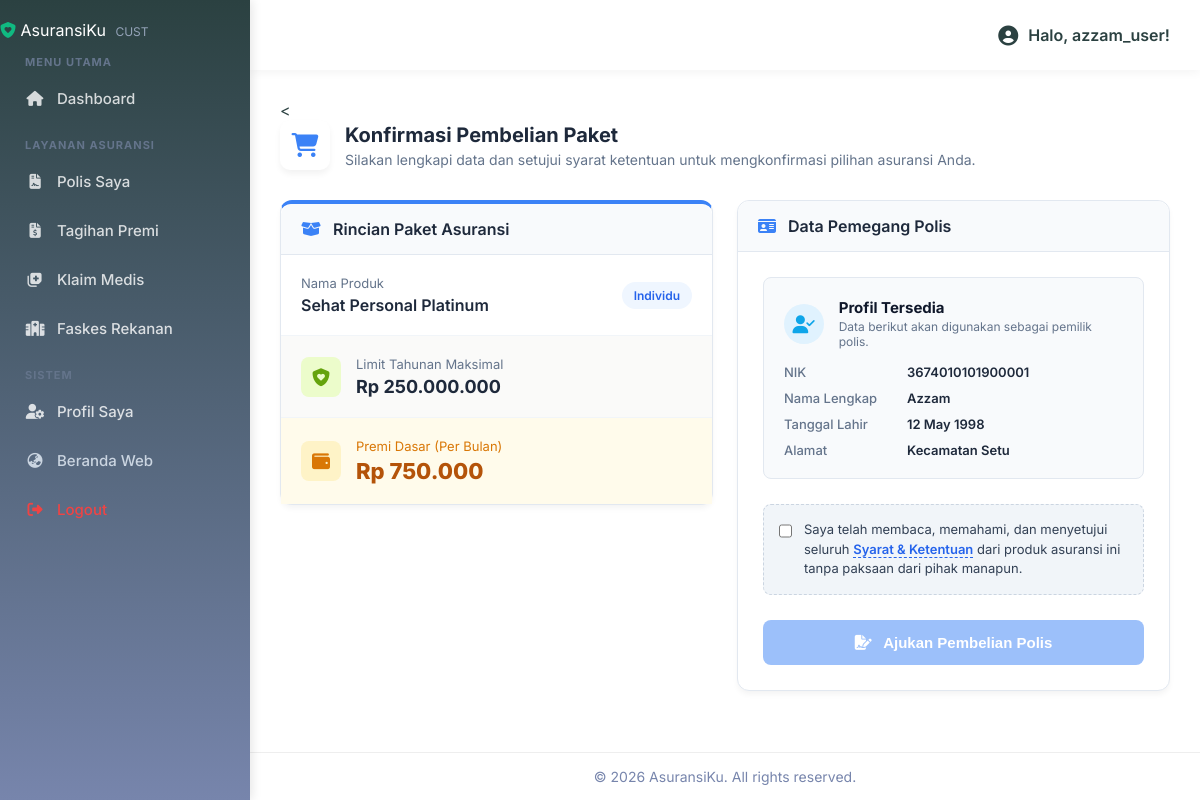
The page /customer/konfirmasi_paket.php?id_produk=1 (signed in) on the database its author committed.
### tables this page shows
CREATE TABLE produk_asuransi (
    id_produk INT AUTO_INCREMENT PRIMARY KEY,
    kode_produk VARCHAR(20) UNIQUE NOT NULL,
    nama_produk VARCHAR(100) NOT NULL,
    jenis_kategori ENUM('Individu', 'Keluarga', 'Kumpulan/Perusahaan') NOT NULL,
    limit_tahunan DECIMAL(15,2) NOT NULL,
    premi_dasar DECIMAL(10,2) NOT NULL,
    created_at TIMESTAMP DEFAULT CURRENT_TIMESTAMP
);

CREATE TABLE users (
    id_user INT AUTO_INCREMENT PRIMARY KEY,
    username VARCHAR(50) UNIQUE NOT NULL,
    password VARCHAR(255) NOT NULL,  
    email VARCHAR(100) UNIQUE,
    no_telp VARCHAR(20),
    role ENUM('Admin', 'Agen', 'Customer') NOT NULL,
    id_agen INT NULL,        
    id_pemegang INT NULL,    
    status_akun ENUM('Aktif', 'Blokir') DEFAULT 'Aktif',
    last_login DATETIME NULL,
    created_at TIMESTAMP DEFAULT CURRENT_TIMESTAMP,
    FOREIGN KEY (id_agen) REFERENCES agen(id_agen) ON DELETE CASCADE,
    FOREIGN KEY (id_pemegang) REFERENCES pemegang_polis(id_pemegang) ON DELETE CASCADE
);

CREATE TABLE pemegang_polis (
    id_pemegang INT AUTO_INCREMENT PRIMARY KEY,
    id_agen INT NULL,
    nik VARCHAR(16) UNIQUE NOT NULL,
    nama_lengkap VARCHAR(150) NOT NULL,
    tanggal_lahir DATE NOT NULL,
    jenis_kelamin ENUM('L', 'P') NOT NULL,
    pekerjaan VARCHAR(100),
    alamat TEXT NOT NULL,
    no_telepon VARCHAR(20),
    email VARCHAR(100) UNIQUE,
    created_at TIMESTAMP DEFAULT CURRENT_TIMESTAMP,
    FOREIGN KEY (id_agen) REFERENCES agen(id_agen) ON DELETE SET NULL
);

### customer/konfirmasi_paket.php (the view, shortened to what this page needs)
<?php
    require_once "../layouts/customer/header.php";
    $id_produk = intval($_GET['id_produk']);
    $stmt = $conn->prepare("SELECT * FROM produk_asuransi WHERE id_produk = ?");
    $stmt->execute([$id_produk]);
    $produk = $stmt->fetch();
    $id_user = $_SESSION['id_user'];
    $stmt = $conn->prepare("SELECT u.*, p.nik, p.nama_lengkap, p.tanggal_lahir, p.jenis_kelamin, p.pekerjaan, p.alamat
                            FROM users u
                            LEFT JOIN pemegang_polis p ON u.id_pemegang = p.id_pemegang
                            WHERE u.id_user = ?");
    $stmt->execute([$id_user]);
    $user_data = $stmt->fetch();
    $is_new_pemegang = empty($user_data['id_pemegang']);
?>
<<div class="app-page-title" style="margin-bottom: 30px;">
    <div class="page-title-wrapper" style="display: flex; align-items: center; gap: 15px;">
        <div class="page-title-icon" style="background: white; padding: 15px; border-radius: 10px; box-shadow: 0 4px 6px rgba(0,0,0,0.05); color: #3b82f6; font-size: 24px; display: flex; justify-content: center; align-items: center; width: 50px; height: 50px;">
            <i class="fa-solid fa-cart-shopping"></i>
        </div>
        <div>
            <h2 style="margin: 0; font-size: 20px; color: #1e293b; font-weight: 700;">Konfirmasi Pembelian Paket</h2>
            <div style="color: #64748b; font-size: 14px; margin-top: 4px;">Silakan lengkapi data dan setujui syarat ketentuan untuk mengkonfirmasi pilihan asuransi Anda.</div>
        </div>
    </div>
</div>
<div style="display: grid; grid-template-columns: repeat(auto-fit, minmax(300px, 1fr)); gap: 24px; align-items: start;">
    <div class="admin-card animate-fade-in-up" style="border-top: 4px solid #3b82f6;">
        <div class="admin-card-header" style="background: #f8fafc; border-bottom: 1px solid #e2e8f0; padding: 15px 20px;">
            <h3 style="margin: 0; font-size: 16px; color: #1e293b;"><i class="fa-solid fa-box-open" style="color: #3b82f6; margin-right: 8px;"></i> Rincian Paket Asuransi</h3>
        </div>
        <div class="admin-card-body" style="padding: 0;">
            <div style="padding: 20px; border-bottom: 1px solid #f1f5f9; display: flex; justify-content: space-between; align-items: center;">
                <div>
                    <div style="font-size: 13px; color: #64748b; margin-bottom: 4px;">Nama Produk</div>
                    <div style="font-size: 16px; font-weight: 600; color: #1e293b;"><?php echo htmlspecialchars($produk['nama_produk']); ?></div>
                </div>
                <div style="background: #eff6ff; color: #2563eb; padding: 6px 12px; border-radius: 20px; font-size: 12px; font-weight: 600;">
                    <?php echo htmlspecialchars($produk['jenis_kategori']); ?>
                </div>
            </div>
            <div style="padding: 20px; border-bottom: 1px solid #f1f5f9; background: #fafaf9;">
                <div style="display: flex; align-items: center; gap: 15px;">
                    <div style="width: 40px; height: 40px; border-radius: 8px; background: #ecfccb; color: #65a30d; display: flex; align-items: center; justify-content: center; font-size: 18px;">
                        <i class="fa-solid fa-shield-heart"></i>
                    </div>
                    <div>
                        <div style="font-size: 13px; color: #64748b; margin-bottom: 4px;">Limit Tahunan Maksimal</div>
                        <div style="font-size: 18px; font-weight: 700; color: #1e293b;">Rp <?php echo number_format($produk['limit_tahunan'], 0, ',', '.'); ?></div>
                    </div>
                </div>
            </div>
            <div style="padding: 20px; background: #fffbeb;">
                <div style="display: flex; align-items: center; gap: 15px;">
                    <div style="width: 40px; height: 40px; border-radius: 8px; background: #fef3c7; color: #d97706; display: flex; align-items: center; justify-content: center; font-size: 18px;">
                        <i class="fa-solid fa-wallet"></i>
                    </div>
                    <div>
                        <div style="font-size: 13px; color: #d97706; margin-bottom: 4px;">Premi Dasar (Per Bulan)</div>
                        <div style="font-size: 22px; font-weight: 800; color: #b45309;">Rp <?php echo number_format($produk['premi_dasar'], 0, ',', '.'); ?></div>
                    </div>
                </div>
            </div>
        </div>
    </div>
    <div class="admin-card animate-fade-in-up delay-2">
        <div class="admin-card-header" style="background: #f8fafc; border-bottom: 1px solid #e2e8f0; padding: 15px 20px;">
            <h3 style="margin: 0; font-size: 16px; color: #1e293b;"><i class="fa-solid fa-id-card" style="color: #3b82f6; margin-right: 8px;"></i> Data Pemegang Polis</h3>
        </div>
        <div class="admin-card-body" style="padding: 25px;">
            <form id="formKonfirmasi" action="proses_beli.php" method="POST">
                <?php if($is_new_pemegang): ?>
                    <div style="background: #eff6ff; border-left: 4px solid #3b82f6; padding: 15px; border-radius: 0 8px 8px 0; margin-bottom: 25px;">
                        <h4 style="margin: 0 0 5px 0; color: #1e3a8a; font-size: 14px;"><i class="fa-solid fa-circle-info" style="margin-right: 5px;"></i> Lengkapi Profil Anda</h4>
                        <p style="margin: 0; color: #1e40af; font-size: 13px;">Anda belum mendaftarkan profil pemegang polis. Data ini akan digunakan sebagai dasar kepemilikan polis asuransi Anda seterusnya.</p>
                    </div>
                    <div style="display: grid; grid-template-columns: 1fr 1fr; gap: 15px;">
                        <div class="input-group" style="grid-column: span 2;">
                            <label style="display: block; font-size: 13px; font-weight: 600; color: #475569; margin-bottom: 6px;">NIK (16 Digit) *</label>
                            <input type="text" name="nik" required minlength="16" maxlength="16" pattern="\d{16}" placeholder="Masukkan NIK Sesuai KTP" style="width: 100%; padding: 10px 12px; border: 1px solid #cbd5e1; border-radius: 6px; font-family: inherit; font-size: 14px;">
                        </div>
                        <div class="input-group" style="grid-column: span 2;">
                            <label style="display: block; font-size: 13px; font-weight: 600; color: #475569; margin-bottom: 6px;">Nama Lengkap (Sesuai KTP) *</label>
                            <input type="text" name="nama_lengkap" required placeholder="Nama Lengkap Pemegang Polis" style="width: 100%; padding: 10px 12px; border: 1px solid #cbd5e1; border-radius: 6px; font-family: inherit; font-size: 14px;">
                        </div>
                        <div class="input-group">
                            <label style="display: block; font-size: 13px; font-weight: 600; color: #475569; margin-bottom: 6px;">Tanggal Lahir *</label>
                            <input type="date" name="tanggal_lahir" required style="width: 100%; padding: 10px 12px; border: 1px solid #cbd5e1; border-radius: 6px; font-family: inherit; font-size: 14px;">
                        </div>
                        <div class="input-group">
                            <label style="display: block; font-size: 13px; font-weight: 600; color: #475569; margin-bottom: 6px;">Jenis Kelamin *</label>
                            <select name="jenis_kelamin" required style="width: 100%; padding: 10px 12px; border: 1px solid #cbd5e1; border-radius: 6px; font-family: inherit; font-size: 14px; background: white;">
                                <option value="">-- Pilih --</option>
                                <option value="L">Laki-Laki</option>
                                <option value="P">Perempuan</option>
                            </select>
                        </div>
                        <div class="input-group" style="grid-column: span 2;">
                            <label style="display: block; font-size: 13px; font-weight: 600; color: #475569; margin-bottom: 6px;">Pekerjaan *</label>
                            <input type="text" name="pekerjaan" required placeholder="Pekerjaan saat ini" style="width: 100%; padding: 10px 12px; border: 1px solid #cbd5e1; border-radius: 6px; font-family: inherit; font-size: 14px;">
                        </div>
                        <div class="input-group" style="grid-column: span 2;">
                            <label style="display: block; font-size: 13px; font-weight: 600; color: #475569; margin-bottom: 6px;">Alamat Lengkap *</label>
                            <textarea name="alamat" required placeholder="Alamat domisili saat ini" style="width: 100%; padding: 10px 12px; border: 1px solid #cbd5e1; border-radius: 6px; font-family: inherit; font-size: 14px;" rows="3"></textarea>
                        </div>
                    </div>
                <?php else: ?>
                    <div style="background: #f8fafc; border: 1px solid #e2e8f0; border-radius: 8px; padding: 20px; margin-bottom: 25px;">
                        <div style="display: flex; align-items: center; margin-bottom: 15px;">
                            <div style="width: 40px; height: 40px; background: #e0f2fe; color: #0ea5e9; border-radius: 50%; display: flex; justify-content: center; align-items: center; font-size: 18px; margin-right: 15px;">
                                <i class="fa-solid fa-user-check"></i>
                            </div>
                            <div>
                                <h4 style="margin: 0 0 2px 0; color: #0f172a; font-size: 15px;">Profil Tersedia</h4>
                                <p style="margin: 0; font-size: 12px; color: #64748b;">Data berikut akan digunakan sebagai pemilik polis.</p>
                            </div>
                        </div>
                        <div style="display: grid; grid-template-columns: 1fr 2fr; gap: 10px 15px; font-size: 13px;">
                            <div style="color: #64748b; font-weight: 500;">NIK</div>
                            <div style="color: #1e293b; font-weight: 600;"><?php echo htmlspecialchars($user_data['nik']); ?></div>
                            <div style="color: #64748b; font-weight: 500;">Nama Lengkap</div>
                            <div style="color: #1e293b; font-weight: 600;"><?php echo htmlspecialchars($user_data['nama_lengkap']); ?></div>
                            <div style="color: #64748b; font-weight: 500;">Tanggal Lahir</div>
                            <div style="color: #1e293b; font-weight: 600;"><?php echo date('d M Y', strtotime($user_data['tanggal_lahir'])); ?></div>
                            <div style="color: #64748b; font-weight: 500;">Alamat</div>
                            <div style="color: #1e293b; font-weight: 600;"><?php echo htmlspecialchars($user_data['alamat']); ?></div>
                        </div>
                    </div>
                <?php endif; ?>
                <div style="background: #f1f5f9; padding: 15px; border-radius: 8px; border: 1px dashed #cbd5e1; margin-bottom: 25px;">
                    <label style="display: flex; align-items: flex-start; cursor: pointer; font-size: 13px; color: #334155;">
                        <input type="checkbox" id="chkSyarat" required style="margin-top: 3px; margin-right: 12px; width: 16px; height: 16px; accent-color: #3b82f6;">
                        <span style="line-height: 1.5;">Saya telah membaca, memahami, dan menyetujui seluruh <a href="#" id="btnModal" style="color: #2563eb; text-decoration: none; font-weight: 600; border-bottom: 1px dashed #2563eb;">Syarat & Ketentuan</a> dari produk asuransi ini tanpa paksaan dari pihak manapun.</span>
                    </label>
                </div>
                <button type="submit" id="btnSubmit" class="btn" style="width: 100%; padding: 14px; font-size: 15px; font-weight: 700; background: #3b82f6; color: white; border: none; border-radius: 8px; opacity: 0.5; cursor: not-allowed; transition: all 0.3s;" disabled>
                    <i class="fa-solid fa-file-signature" style="margin-right: 8px;"></i> Ajukan Pembelian Polis
                </button>
            </form>
        </div>
    </div>
</div>
<?php include "../layouts/customer/footer.php"; ?>

### layouts/css/style.css (style rules this page uses)
:root { --color-dark: #2B4141; --color-light: #F7EBEC; --color-aqua: #8CDFD6; --color-blue: #7785AC; --color-slate: #6D72C3; --font-main: 'Inter', sans-serif; }
* { box-sizing: border-box; margin: 0; padding: 0; }
body { font-family: var(--font-main); background-color: var(--color-light); color: var(--color-dark); min-height: 100vh; display: flex; flex-direction: column; overflow-x: hidden; }
.animate-fade-in-up { animation: fadeInUp 0.5s ease forwards; opacity: 0; }
.delay-2 { animation-delay: 0.2s; }
:root { --color-surface: #ffffff; --color-border-light: #e2e8f0; --shadow-sm: 0 1px 2px 0 rgba(0, 0, 0, 0.05); --shadow-lg: 0 10px 15px -3px rgba(0, 0, 0, 0.1), 0 4px 6px -2px rgba(0, 0, 0, 0.05); --radius-full: 9999px; --radius-xl: 0.75rem; --radius-2xl: 1rem; --space-1: 0.25rem; --space-2: 0.5rem; --space-4: 1rem; --space-6: 1.5rem; --space-8: 2rem; --text-xs: 0.75rem; --text-sm: 0.875rem; --text-base: 1rem; --text-lg: 1.125rem; --text-2xl: 1.5rem; --text-3xl: 1.875rem; --font-semibold: 600; --font-bold: 700; --color-primary-50: #eff6ff; --color-primary-200: #bfdbfe; --color-primary-gradient: linear-gradient(135deg, var(--color-blue, #2563eb) 0%, var(--color-aqua, #06b6d4) 100%); --color-info-bg: #e0f2fe; --color-success: #10b981; --color-success-bg: #d1fae5; --color-warning: #f59e0b; --color-danger: #ef4444; --color-text: #1e293b; --color-text-secondary: #475569; --color-text-muted: #94a3b8; --color-white: #ffffff; --transition-base: all 0.3s ease; --transition-fast: all 0.15s ease; }
.admin-card { background: #ffffff; border-radius: 12px; border: 1px solid var(--color-border-light); box-shadow: 0 4px 6px -1px rgba(0,0,0,0.05); margin-bottom: 25px; display: flex; flex-direction: column; }
.admin-card-header { padding: 20px 25px; border-bottom: 1px solid var(--color-border-light); display: flex; justify-content: space-between; align-items: center; background: #f8fafc; border-top-left-radius: 12px; border-top-right-radius: 12px; }
.admin-card-header h3 { margin: 0; font-size: 16px; font-weight: 600; color: #1e293b; }
.admin-card-body { padding: 0; flex: 1; }

### rows shown on the page
produk_asuransi: nama_produk "Sehat Personal Platinum", jenis_kategori "Individu", limit_tahunan "250.000.000", premi_dasar "750.000"
users: id_pemegang.nik "3674010101900001", id_pemegang.nama_lengkap "Azzam", id_pemegang.tanggal_lahir "12 May 1998", id_pemegang.alamat "Kecamatan Setu"

### other values the page prints
$_SESSION['username'] "azzam_user"
